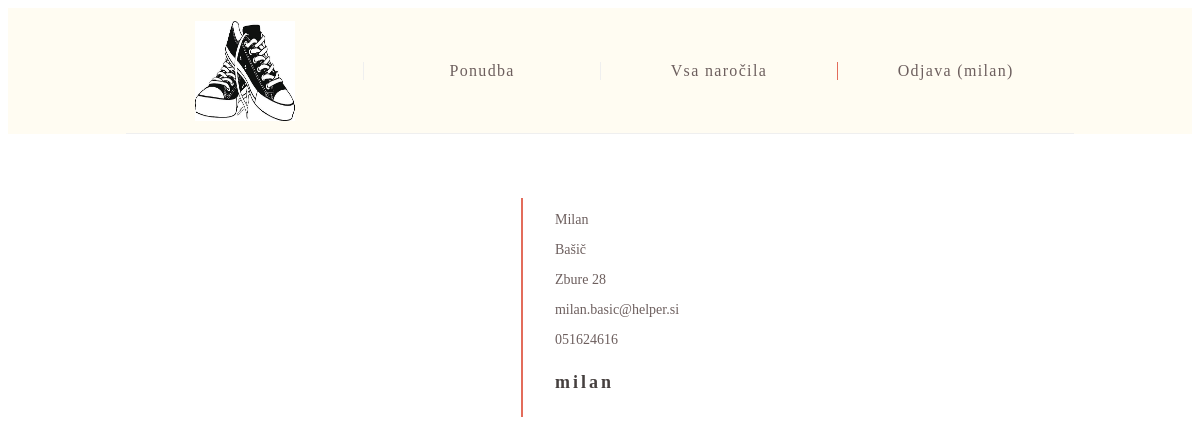
Screenshot of /uporabnik-pregled.php?uporabnik=milan (signed in) with the database file from the repository.
### tables this page shows
CREATE TABLE `uporabniki` (
  `id` int(11) NOT NULL,
  `up_ime` varchar(20) NOT NULL,
  `geslo` varchar(20) NOT NULL,
  `ime` varchar(25) NOT NULL,
  `priimek` varchar(25) NOT NULL,
  `vrsta` varchar(15) NOT NULL,
  `naslov` varchar(50) NOT NULL,
  `e_naslov` varchar(25) NOT NULL,
  `stevilka` varchar(20) NOT NULL
);

### uporabnik-pregled.php (the view, shortened to what this page needs)
<html>
<head>
<link rel="stylesheet" type="text/css" href="dizajn.css">
</head>
<body>
<?php
include 'header-admin.php';
$up_ime = $_GET['uporabnik'];
$dbhost = 'localhost';
$user ='root';
$pass ='';
$db ='spletna_trgovina';
$conn=mysqli_connect("$dbhost","$user","$pass","$db");
$sql = "SELECT * FROM uporabniki WHERE up_ime='$up_ime'";
$result = $conn->query($sql);
if($result!=null){
    while ($row = $result->fetch_assoc()) {
        ?>
        <div class="uporabnik">
        <div class="uporabnik-podatki">
        <p>
        <?php echo $row['ime'] ?>
        </p>
        <p>
        <?php echo $row['priimek'] ?>
        </p>
        <p>
        <?php echo $row['naslov'] ?>
        </p>
        <p>
        <?php echo $row['e_naslov'] ?>
        </p>
        <p>
        <?php echo $row['stevilka'] ?>
        </p>
        <h4>
        <a>
        <?php echo $row['up_ime'] ?>
        </a>
        </h4>
        </div>
        </div>
        <?php
    }
    }
?>
</body>
</html>

### dizajn.css (style rules this page uses)
p { font-family: Quicksand; font-size: 14; color: #6d5f5e; }
h4 { font-family: Quicksand; font-weight: bold; font-size: 18; letter-spacing: 3px; color: #46403f; }
::placeholder { color:#b3b3b3 }
.uporabnik-podatki { border-left: 2px solid #e36c5b; padding-left: 2rem; margin:2rem auto; }
.uporabnik { display:flex; justify-content: center; width:80%; margin:2rem auto; align-items: center; }

### rows the page displays
uporabniki: ime "Milan", priimek "Bašič", naslov "Zbure 28", e_naslov "milan.basic@helper.si", stevilka "051624616", up_ime "milan"

### other values shown
$_SESSION['up_ime'] "milan"
